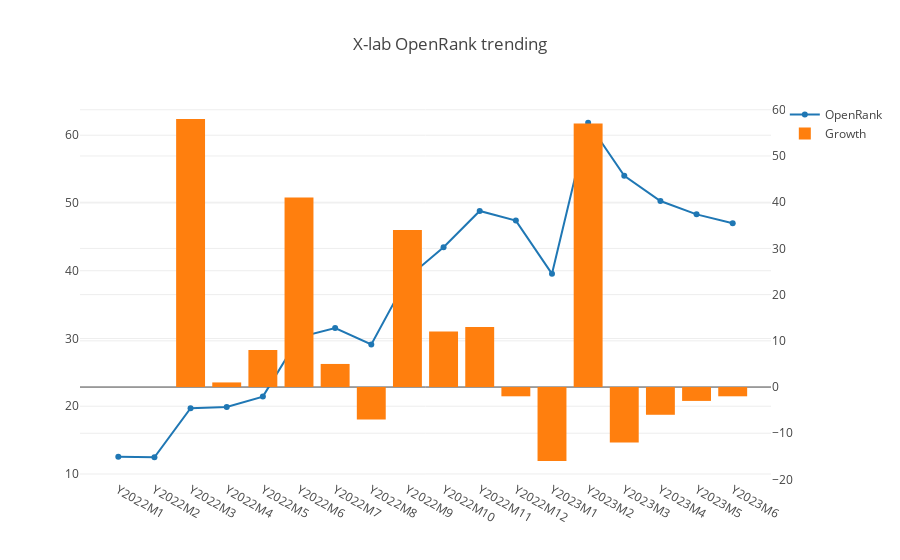

Notebook code for this chart:
### Markdown cell above
## Overview

This part is the history OpenRank trending of all projects in X-lab community.

### Code cell
openDigger.index.openrank.getRepoOpenrank({
    repoIds: [288431943, 470364208, 467768946, 461374162, 471252840, 477937218, 428629051, 262909684, 221379769, 259035151, 358757145, 502755745, 508325123, 533339106, 572845686, 639923640 ],
    startYear, startMonth,
    endYear, endMonth, percision: 2,
    groupTimeRange: 'month', limit: -1, order: 'DESC',
}).then(data => {
    var x = [], v = [], g = []; g.push(0);
    forEveryMonth((y, m, index) => {
        var key = `Y${y}M${m}`;
        x.push(key); v.push(0);
        data.forEach(row => { v[index] += (row.openrank[index] ? row.openrank[index] : 0); row[key] = row.openrank[index] ? row.openrank[index] : 0; });
        if (index > 0) g.push(Math.ceil((v[index]-v[index-1])*100/v[index-1]));
    });
    data.forEach(row => { delete row.openrank; delete row.org; });
    console.table(data);
    openDigger.render.plotly([
        { x, y: v, type: 'scatter', name: 'OpenRank' },
        { x, y: g, type: 'bar', yaxis: 'y2', name: 'Growth'}
    ], {
        title: 'X-lab OpenRank trending',
        yaxis2: { overlaying: 'y', side: 'right' }
    });
    console.log(`2022.7 based growth: ${v.map(i => (i/v[6]).toFixed(2))}`);
    fs.writeFileSync('all_data.json', JSON.stringify(data));
});

### Figure 1 — Plotly figure (JSON) as saved in the notebook; plotly's stock layout.template omitted (floating-point values rounded to 4 significant figures)
{"data": [{"name": "OpenRank", "type": "scatter", "x": ["Y2022M1", "Y2022M2", "Y2022M3", "Y2022M4", "Y2022M5", "Y2022M6", "Y2022M7", "Y2022M8", "Y2022M9", "Y2022M10", "Y2022M11", "Y2022M12", "Y2023M1", "Y2023M2", "Y2023M3", "Y2023M4", "Y2023M5", "Y2023M6"], "y": [12.53, 12.47, 19.7, 19.88, 21.42, 30.16, 31.55, 29.12, 38.96, 43.48, 48.82, 47.4, 39.54, 61.84, 54.02, 50.29, 48.32, 47.02]}, {"name": "Growth", "type": "bar", "x": ["Y2022M1", "Y2022M2", "Y2022M3", "Y2022M4", "Y2022M5", "Y2022M6", "Y2022M7", "Y2022M8", "Y2022M9", "Y2022M10", "Y2022M11", "Y2022M12", "Y2023M1", "Y2023M2", "Y2023M3", "Y2023M4", "Y2023M5", "Y2023M6"], "y": [0, 0, 58, 1, 8, 41, 5, -7, 34, 12, 13, -2, -16, 57, -12, -6, -3, -2], "yaxis": "y2"}], "layout": {"autosize": true, "title": {"text": "X-lab OpenRank trending"}, "xaxis": {"autorange": true, "range": [-1.014, 18.01], "type": "category"}, "yaxis": {"autorange": true, "range": [8.396, 65.91], "type": "linear"}, "yaxis2": {"autorange": true, "overlaying": "y", "range": [-20.11, 62.11], "side": "right", "type": "linear"}}}
